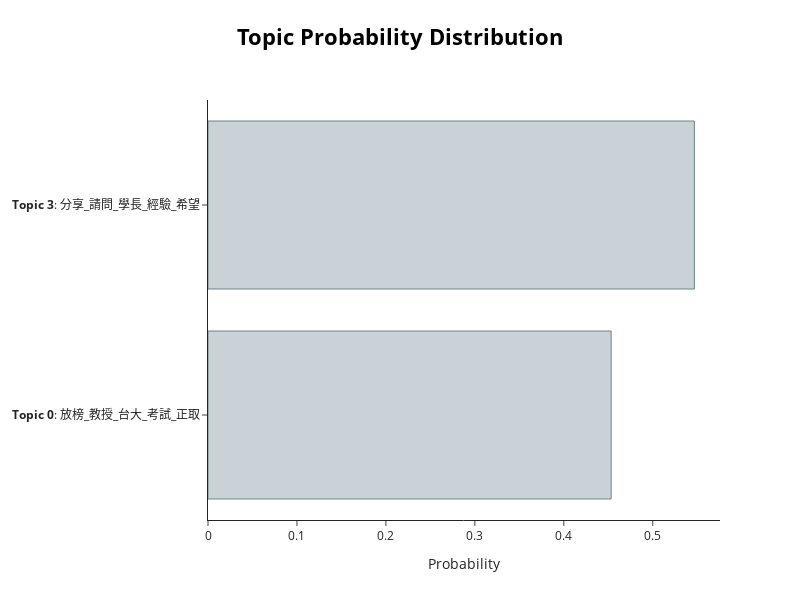

The cell this chart's notebook holds for it:
### Code cell
# 以第18個文件為例，列出這份文件對每個主題的機率分布
zh_topic_model.visualize_distribution(topic_distr[0])

### Figure 1 — Plotly figure (JSON) as saved in the notebook; plotly's stock layout.template omitted (floating-point values rounded to 4 significant figures)
{"data": [{"marker": {"color": "#C8D2D7", "line": {"color": "#6E8484", "width": 1}}, "orientation": "h", "type": "bar", "x": [0.4532, 0.5468], "y": ["<b>Topic 0</b>: 放榜_教授_台大_考試_正取", "<b>Topic 3</b>: 分享_請問_學長_經驗_希望"]}], "layout": {"height": 600, "hoverlabel": {"bgcolor": "white", "font": {"family": "Rockwell", "size": 16}}, "title": {"font": {"color": "Black", "size": 22}, "text": "<b>Topic Probability Distribution</b>", "x": 0.5, "xanchor": "center", "y": 0.95, "yanchor": "top"}, "width": 800, "xaxis": {"title": {"text": "Probability"}}}}
